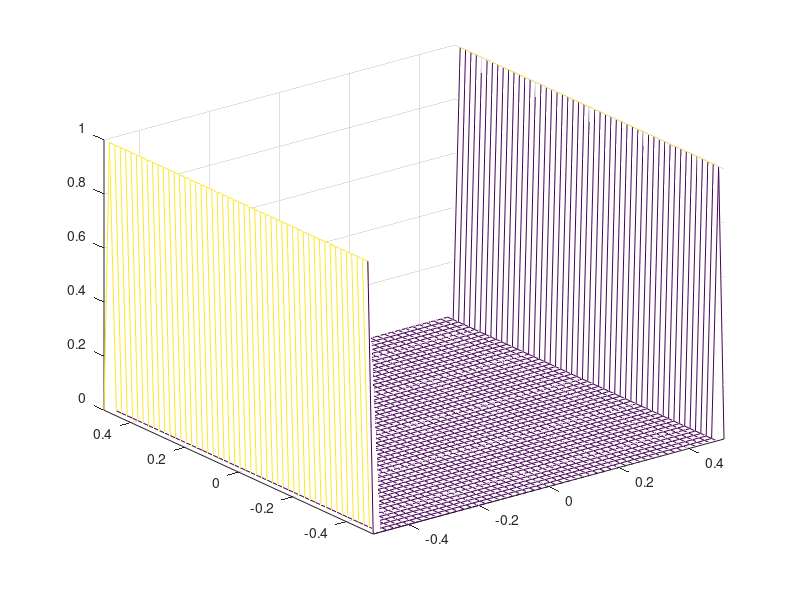

This chart was generated by the following MATLAB code: (Note: this script raises an error after producing the figure.)
%% Set up parameters

N = 50;                 % Number of grid points = 51
L = 1.0;                % Length of domain
h = L/N;                % Space grid size
x=zeros(N+1); 
y=zeros(N+1);
for j = 1:N+1
    for i = 1:N+1
        x(i,j) = -L/2+(i-1)*h;
        y(i,j) = -L/2+(j-1)*h;
    end
end

a = zeros(N+1);  
% SET the fixed outer boundary conditions in a
%-------------------------------------------------
a(1,:) = 1;
a(N+1,:) = 1;
a(:,1) = 0;
a(:,N+1) = 0;

newa = a; % copy used for Jacobi method

%% Homework: Implement ID = 1 and BC = value on inner boundaries
%-------------------------------------------------

%ID = 
%BC = 

%-------------------------------------------------

% Choose a method
imethod = input('Enter method (1=Jacobi), (2=Gauss Seidel), (3=SOR): ');
if(imethod==3)
    omega = input('Enter desired omega: ');
end

%%%%%%%%%%%%
%% Run the loop

mesh(x,y,a,a); 
axis([-.5 .5 -.5 .5 0 1])

iter=0;
change = 1000;
while(abs(change) > 1e-4)
    changeSum = 0;
    iter = iter + 1;

    if(imethod == 1)           % Jacobi method
        % IMPLEMENT a NESTED FOR LOOP
        
        
                %newa(i,j) = ADD JACOBI UPDATE HERE

                changeSum = changeSum + abs(1-a(i,j)/(newa(i,j)+1e-6));
 
        %a =       % copy new guess onto the old guess at the end
    elseif(imethod == 2)       % Gauss-Seidel
        % IMPLEMENT a NESTED FOR LOOP
        
        
                %newval = ADD GAUSS-SEIDEL UPDATE HERE
                
                changeSum = changeSum + abs(1-a(i,j)/newval);                
                a(i,j) = newval; % copy new guess to old guess right away
                
                
    else                       % Successive Overrelaxation
        % IMPLEMENT NESTED FOR LOOP
            
        
                %newval = ADD SOR UPDATE HERE
                
                changeSum = changeSum + abs(1-a(i,j)/newval);                
                a(i,j) = newval; % copy new guess to old guess right away

                
    end
    
    change = changeSum/(N-2)^2;    
    cla
    mesh(x,y,a,a);
    pause(.01)
end
